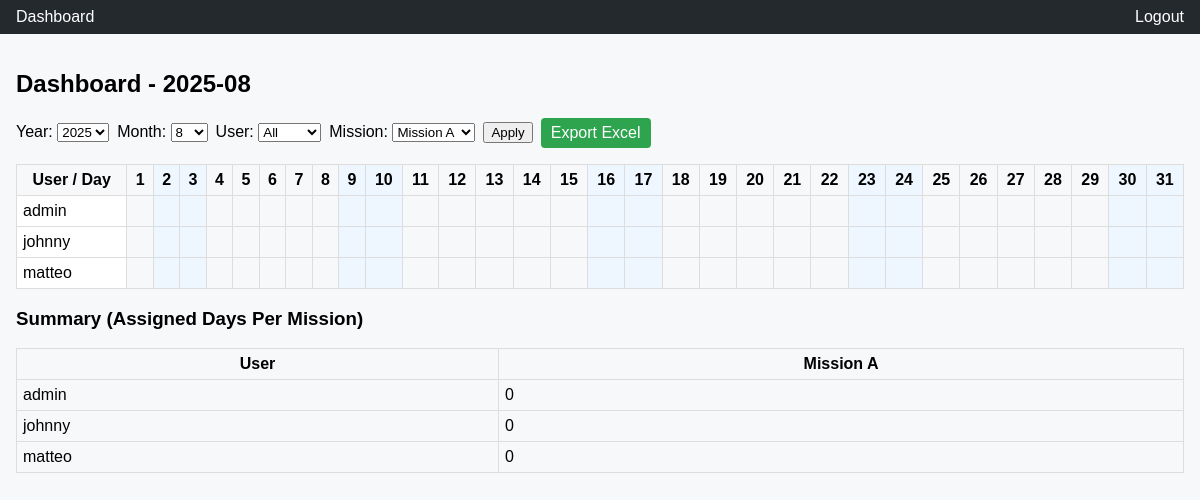
The page /?mission_id=1 (signed in) on the database its author committed.
### mpf_scheduler/models.py (models this page shows, shortened)
class User(UserMixin, db.Model):
    id = db.Column(db.Integer, primary_key=True)
    username = db.Column(db.String(150), unique=True, nullable=False)
    password = db.Column(db.String(255), nullable=False)
    role = db.Column(db.String(50), nullable=False, default='user')
    assignments = db.relationship('Assignment', backref='user', lazy=True, cascade="all, delete-orphan")
    on_call_assignments = db.relationship('OnCallAssignment', backref='user', lazy=True, cascade="all, delete-orphan")

class Mission(db.Model):
    id = db.Column(db.Integer, primary_key=True)
    name = db.Column(db.String(150), unique=True, nullable=False)
    assignments = db.relationship('Assignment', backref='mission', lazy=True, cascade="all, delete-orphan")
    on_call_assignments = db.relationship('OnCallAssignment', backref='mission', lazy=True, cascade="all, delete-orphan")

### mpf_scheduler/views.py (the view)
@main.route('/')
@login_required
def dashboard():
    now = datetime.now()
    year = request.args.get('year', now.year, type=int)
    month = request.args.get('month', now.month, type=int)
    filter_user = request.args.get('user_id', type=int)
    filter_mission = request.args.get('mission_id', type=int)
    users = User.query.order_by(User.username).all()
    missions = Mission.query.order_by(Mission.name).all()
    if filter_user:
        users = [u for u in users if u.id == filter_user]
    if filter_mission:
        missions = [m for m in missions if m.id == filter_mission]
    dates = get_month_dates(year, month)
    first_day = date(year, month, 1)
    last_day = date(year, month, calendar.monthrange(year, month)[1])
    assignments = Assignment.query.filter(Assignment.date >= first_day, Assignment.date <= last_day).all()
    on_calls = OnCallAssignment.query.filter(OnCallAssignment.date >= first_day, OnCallAssignment.date <= last_day).all()
    if filter_user:
        assignments = [a for a in assignments if a.user_id == filter_user]
        on_calls = [o for o in on_calls if o.user_id == filter_user]
    if filter_mission:
        assignments = [a for a in assignments if a.mission_id == filter_mission]
        on_calls = [o for o in on_calls if o.mission_id == filter_mission]
    assignment_map = {d: {m.id: [] for m in missions} for d in dates}
    on_call_map = {d: {m.id: [] for m in missions} for d in dates}
    for a in assignments:
        if a.mission_id in [m.id for m in missions]:
            assignment_map[a.date][a.mission_id].append(a.user.username)
    for oc in on_calls:
        if oc.mission_id in [m.id for m in missions]:
            on_call_map[oc.date][oc.mission_id].append(oc.user.username)
    user_summary = defaultdict(lambda: defaultdict(int))
    for a in assignments:
        user_summary[a.user.username][a.mission.name] += 1
    return render_template('dashboard.html',
                           year=year, month=month, dates=dates,
                           users=users, missions=missions,
                           assignment_map=assignment_map, on_call_map=on_call_map,
                           user_summary=user_summary,
                           all_users=User.query.order_by(User.username).all(),
                           all_missions=Mission.query.order_by(Mission.name).all(),
                           filter_user=filter_user, filter_mission=filter_mission)

### mpf_scheduler/__init__.py (called while the page is built)
def create_app():
    app = Flask(__name__, instance_relative_config=True)
    app.config.from_mapping(
        SECRET_KEY='dev',
        SQLALCHEMY_DATABASE_URI='sqlite:///mpf_scheduler.db',
        SQLALCHEMY_TRACK_MODIFICATIONS=False,
        WTF_CSRF_TIME_LIMIT=None
    )
    app.config.from_pyfile('config.py', silent=True)
    db.init_app(app)
    bcrypt.init_app(app)
    csrf.init_app(app)
    login_manager.init_app(app)
    from .models import User  # noqa
    @login_manager.user_loader
    def load_user(user_id):
        from .models import User
        return User.query.get(int(user_id))
    from .auth import auth as auth_blueprint
    from .views import main as main_blueprint
    app.register_blueprint(auth_blueprint)
    app.register_blueprint(main_blueprint)
    return app

### mpf_scheduler/views.py (called while the page is built)
def get_month_dates(year, month):
    _, num_days = calendar.monthrange(year, month)
    return [date(year, month, day) for day in range(1, num_days+1)]

### mpf_scheduler/templates/dashboard.html (shortened to what this page needs)
{% extends 'base.html' %}
{% block content %}
<h2>Dashboard - {{ year }}-{{ '%02d' % month }}</h2>
<form method="get" class="filters">
  <label>Year:
    <select name="year">
      {% for y in range(year-2, year+3) %}
        <option value="{{ y }}" {% if y == year %}selected{% endif %}>{{ y }}</option>
      {% endfor %}
    </select>
  </label>
  <label>Month:
    <select name="month">
      {% for m in range(1,13) %}
        <option value="{{ m }}" {% if m == month %}selected{% endif %}>{{ m }}</option>
      {% endfor %}
    </select>
  </label>
  <label>User:
    <select name="user_id">
      <option value="">All</option>
    </select>
  </label>
  <label>Mission:
    <select name="mission_id">
      {% for m in all_missions %}
        <option value="{{ m.id }}" {% if filter_mission == m.id %}selected{% endif %}>{{ m.name }}</option>
      {% endfor %}
    </select>
  </label>
  <button type="submit">Apply</button>
  <a class="btn" href="{{ url_for('main.export_excel', year=year, month=month) }}">Export Excel</a>
</form>
<table class="calendar">
  <thead>
    <tr>
      <th>User / Day</th>
      {% for d in dates %}
        <th class="{% if d.weekday()>=5 %}weekend{% endif %}">{{ d.day }}</th>
      {% endfor %}
    </tr>
  </thead>
  <tbody>
    {% for user in users %}
    <tr>
      <td class="sticky">{{ user.username }}</td>
      {% for d in dates %}
      <td class="{% if d.weekday()>=5 %}weekend{% endif %}">
      </td>
      {% endfor %}
    </tr>
    {% endfor %}
  </tbody>
</table>
<h3>Summary (Assigned Days Per Mission)</h3>
<table class="summary">
  <thead>
    <tr>
      <th>User</th>
      {% for m in missions %}<th>{{ m.name }}</th>{% endfor %}
    </tr>
  </thead>
  <tbody>
    {% for user in users %}
    <tr>
      <td>{{ user.username }}</td>
      {% for m in missions %}
        <td>{{ user_summary[user.username][m.name] or 0 }}</td>
      {% endfor %}
    </tr>
    {% endfor %}
  </tbody>
</table>
{% endblock %}

### mpf_scheduler/static/style.css (style rules this page uses)
body { font-family: Arial, sans-serif; background: #f6f8fa; margin: 0; }
table { width:100%; border-collapse:collapse; margin-top:1rem; }
th, td { border:1px solid #ddd; padding:6px; vertical-align:top; }
th.weekend, td.weekend { background:#eef7ff; }
.sticky { position:sticky; left:0; background:#fff; }
.filters { display:flex; gap:0.5rem; align-items:center; flex-wrap:wrap; }
.btn { background:#2ea44f; color:#fff; padding:6px 10px; border-radius:4px; text-decoration:none; }

### rows shown on the page
User: username "admin", username.name "0"
User: username "johnny", username.name "0"
User: username "matteo", username.name "0"
Mission: name "Mission A"

### other values the page prints
{{ year }} "2025"
{{ '%02d' % month }} "08"
{{ d.day }} "1" "2" "3" "4" "5" "6" "7" "8" "9" "10" "11" "12" "13" "14" "15" "16" "17" "18" "19" "20" "21" "22" "23" "24" "25" "26" "27" "28" "29" "30" "31"
form field year "2025"
form field month "8"
form field mission_id "Mission A"
